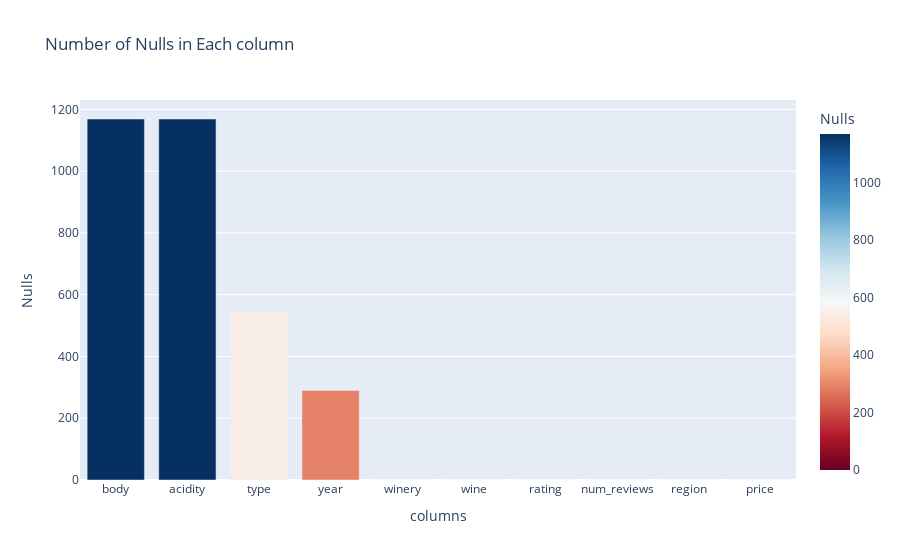

Here is the notebook cell this chart was saved with:
### Code cell
fig = px.bar(data_frame=nulls, y='Nulls', color_continuous_scale='rdbu',
             title='Number of Nulls in Each column', color='Nulls')
fig.update_layout(dict(xaxis={'title':{'text':'columns'}}))

### Figure 1 — Plotly figure (JSON) as saved in the notebook; plotly's stock layout.template omitted (floating-point values rounded to 4 significant figures)
{"data": [{"alignmentgroup": "True", "hovertemplate": "index=%{x}<br>Nulls=%{marker.color}<extra></extra>", "legendgroup": "", "marker": {"color": [1169, 1169, 545, 290, 0, 0, 0, 0, 0, 0], "coloraxis": "coloraxis", "pattern": {"shape": ""}}, "name": "", "offsetgroup": "", "orientation": "v", "showlegend": false, "textposition": "auto", "type": "bar", "x": ["body", "acidity", "type", "year", "winery", "wine", "rating", "num_reviews", "region", "price"], "xaxis": "x", "y": [1169, 1169, 545, 290, 0, 0, 0, 0, 0, 0], "yaxis": "y"}], "layout": {"barmode": "relative", "coloraxis": {"colorbar": {"title": {"text": "Nulls"}}, "colorscale": [[0, "rgb(103,0,31)"], [0.1, "rgb(178,24,43)"], [0.2, "rgb(214,96,77)"], [0.3, "rgb(244,165,130)"], [0.4, "rgb(253,219,199)"], [0.5, "rgb(247,247,247)"], [0.6, "rgb(209,229,240)"], [0.7, "rgb(146,197,222)"], [0.8, "rgb(67,147,195)"], [0.9, "rgb(33,102,172)"], [1, "rgb(5,48,97)"]]}, "legend": {"tracegroupgap": 0}, "title": {"text": "Number of Nulls in Each column"}, "xaxis": {"anchor": "y", "domain": [0, 1], "title": {"text": "columns"}}, "yaxis": {"anchor": "x", "domain": [0, 1], "title": {"text": "Nulls"}}}}
